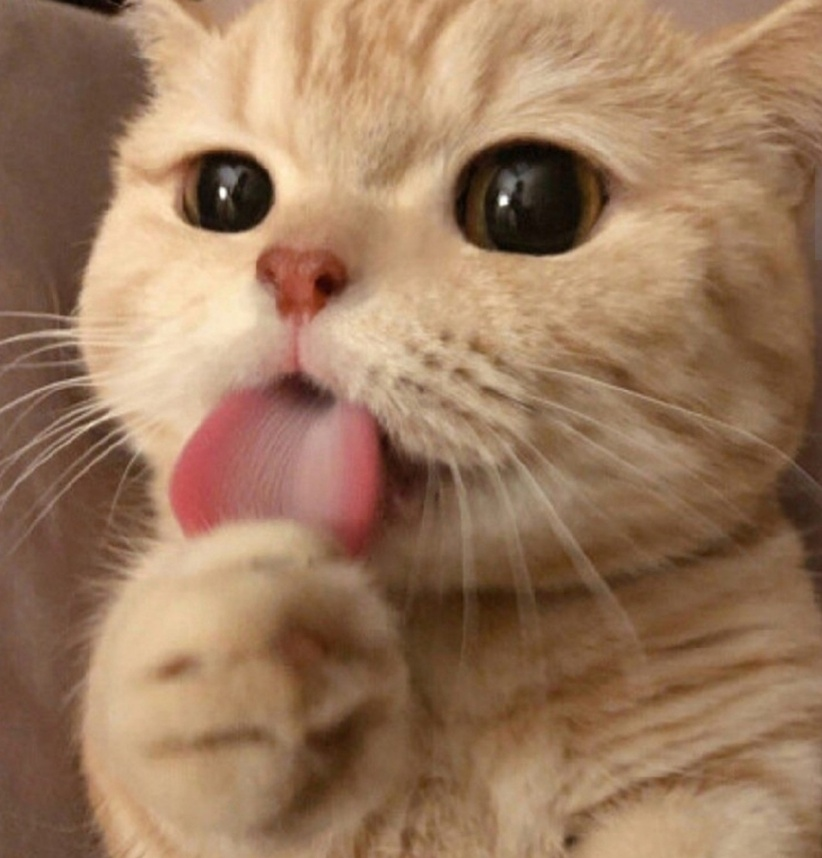
#> input picture computer-vision/opencv/cat.jpeg, 822 x 858 px, shrunk from 1280 x 1336 before the run
$ python 4.matrix.py
#> lines starting #> are read from the running program, lines starting #| are printed output that depends on the picture
import numpy as np
import cv2 as cv

print("1. 행렬초기화")
def func1():

    img1 = np.empty((8, 8), np.uint8) # grayscale image
    img2 = np.zeros((8, 8, 3), np.uint8) # color image
    img3 = np.ones((8, 8), np.int32) # 1로 초기화된 배열을 생성한다.
    img4 = np.full((8, 8), 0, np.float32) # 0.0로 배열을 체워라!

    mat1 = np.array([[11, 12, 13, 14],
                     [21, 22, 23, 24],
                     [31, 32, 33, 34]
                     ]).astype(np.uint8)

    # mat1[y, x]
    mat1[0, 1] = 100 # 12 -> 100
    mat1[2, :] = 200 # 2번째행 200 200 200 200

    print(img1)
    print(img2)
    print(img3)
    print(img4)
    print(mat1)

func1()

print("\n\n2. 행렬복사")
def func2():
    nums = np.array([1,4,2,5,3])
    ref = nums[1:4] #참조
    cpy = nums[1:3].copy() #얕은 복사

    print(ref) # 4 2 5
    print(cpy) # 4 2

    nums[2] =10
    print(ref) # 4 10 5
    print(cpy) # 4 2

func2()

print("\n\n3. 행렬 복사")
def func3():
    img1 = cv.imread('cat.jpeg')
#> img1 is the input picture: shape (858, 822, 3); mean B, G, R 93.6, 121.8, 155.9
    img2 = img1 # 참조
    img3 = img1.copy() # 얕은 복사

    img1[:,:] = (0, 255, 255) # yellow
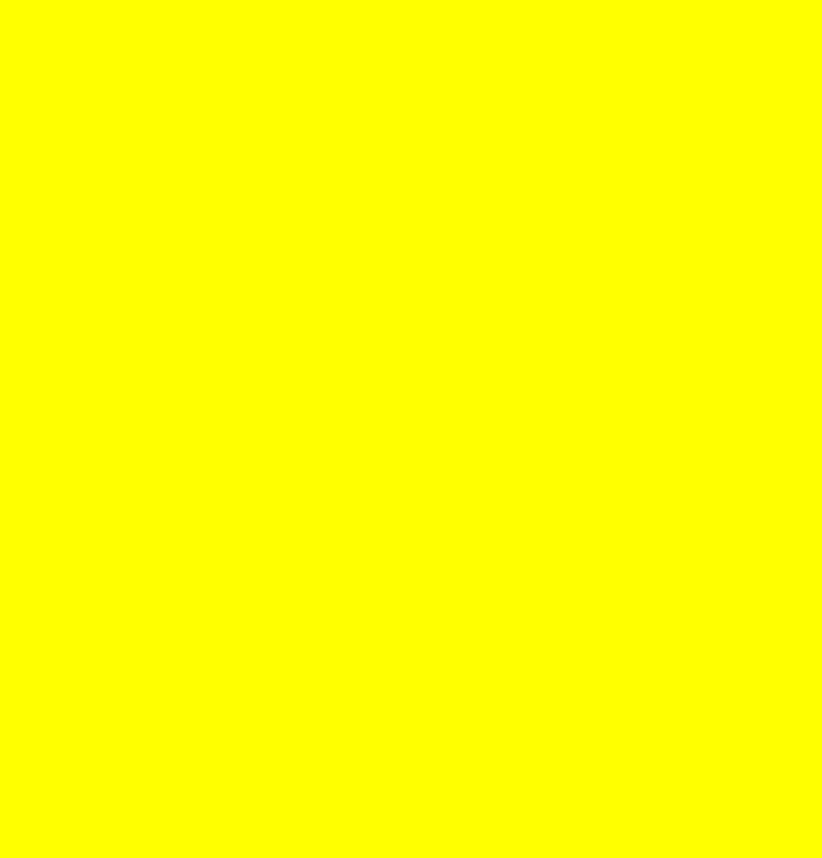
#> img1: shape (858, 822, 3); mean B, G, R 0, 255, 255

    cv.imshow('img1', img1) # yellow
    cv.imshow('img2', img2) # yellow
    cv.imshow('img3', img3) # color image
    cv.waitKey()
    cv.destroyAllWindows()

func3()
